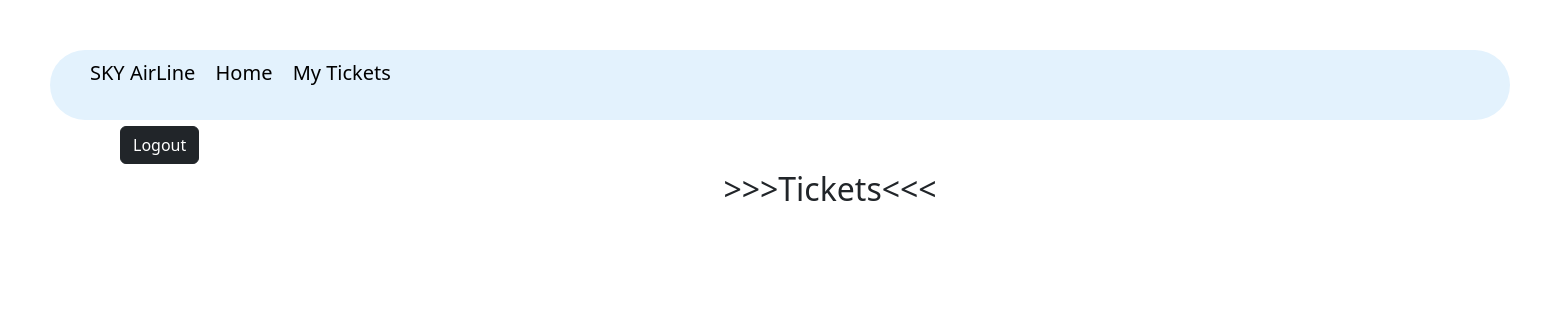
Before: / with the older database file.
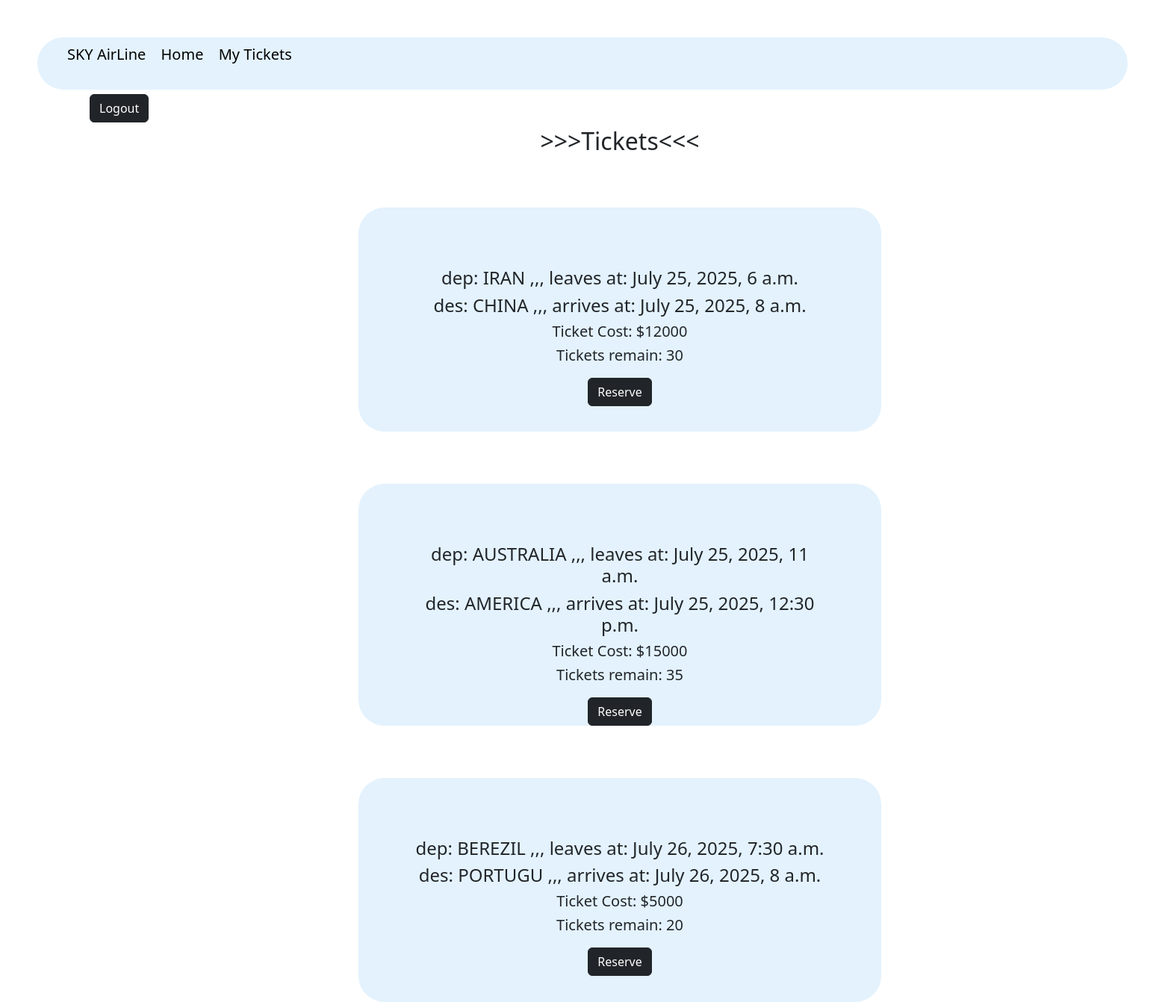
After: the same page with the newer database file.
### flights/models.py (models this page shows, shortened)
class Flights(models.Model):
    flight_id = models.IntegerField(primary_key=True, unique=True)
    departure = models.CharField(max_length=100)
    destination = models.CharField(max_length=100)
    departure_time = models.DateTimeField()
    arrival_time = models.DateTimeField()
    pilot = models.ForeignKey(User, on_delete=models.CASCADE, related_name='pilot')
    flight_capacity = models.IntegerField()
    flight_price = models.BigIntegerField()

### flights/views.py (the view)
# urls.py: 2. Add a URL to urlpatterns:  path('', views.home, name='home')
class home(View):
    def get(self, request):
        all_flights = Flights.objects.all()
        return render(request, 'flights/home.html', {'all_flights': all_flights})

### flights/templates/flights/home.html
{% extends 'base.html' %}
{% block content %}
    <h2>>>>Tickets<<<</h2>
    {% for flight in all_flights %}
        <div style="background-color: #e3f2fd; max-width: 700px; min-height: 300px; border-radius: 35px;">
            <div style="margin: 70px; padding-top: 80px;">
                <h4>dep: {{ flight.departure }} ,,, leaves at: {{ flight.departure_time }}</h4>
                <h4>des: {{ flight.destination }} ,,, arrives at: {{ flight.arrival_time }}</h4>
                <h5>Ticket Cost: ${{ flight.flight_price }}</h5>
                <h5>Tickets remain: {{ flight.flight_capacity }}</h5>
                <a class="btn btn-dark" style="margin-top: 10px;" href={% url "accounts:register" %}>Reserve</a>
            </div>
        </div>
    {% endfor %}
{% endblock %}

### templates/base.html (shortened to what this page needs)
<!DOCTYPE html>
<html lang="en">
<head>
    <link href="https://cdn.jsdelivr.net/npm/bootstrap@5.3.7/dist/css/bootstrap.min.css" rel="stylesheet">
</head>
<body>
<nav class="navbar" style="background-color: #e3f2fd; margin: 50px; border-radius: 50px; height: 70px; " data-bs-theme="light">
    <div class="container-fluid" style="display: inline-block; padding-left: 40px;">
        <a class="navbar-brand" href={% url "home" %} >SKY AirLine</a>
        <a class="navbar-brand" href={% url "home" %}>Home</a>
        <a class="navbar-brand" href="#">My Tickets</a>
        <a class="btn btn-dark" style="margin-left: 30px;" href={% url "accounts:logout" %}>Logout</a>
    </div>
</nav>
    <center>
        <div style="margin-left: 100px;">
            {% block content %} {% endblock %}
        </div>
    </center>
</body>
</html>

Changed rows visible on the page:
added Flights: departure "IRAN", departure_time "July 25, 2025, 6 a.m.", destination "CHINA", arrival_time "July 25, 2025, 8 a.m.", flight_price "12000", flight_capacity "30"
added Flights: departure "AUSTRALIA", departure_time "July 25, 2025, 11 a.m.", destination "AMERICA", arrival_time "July 25, 2025, 12:30 p.m.", flight_price "15000", flight_capacity "35"
added Flights: departure "BEREZIL", departure_time "July 26, 2025, 7:30 a.m.", destination "PORTUGU", arrival_time "July 26, 2025, 8 a.m.", flight_price "5000", flight_capacity "20"
